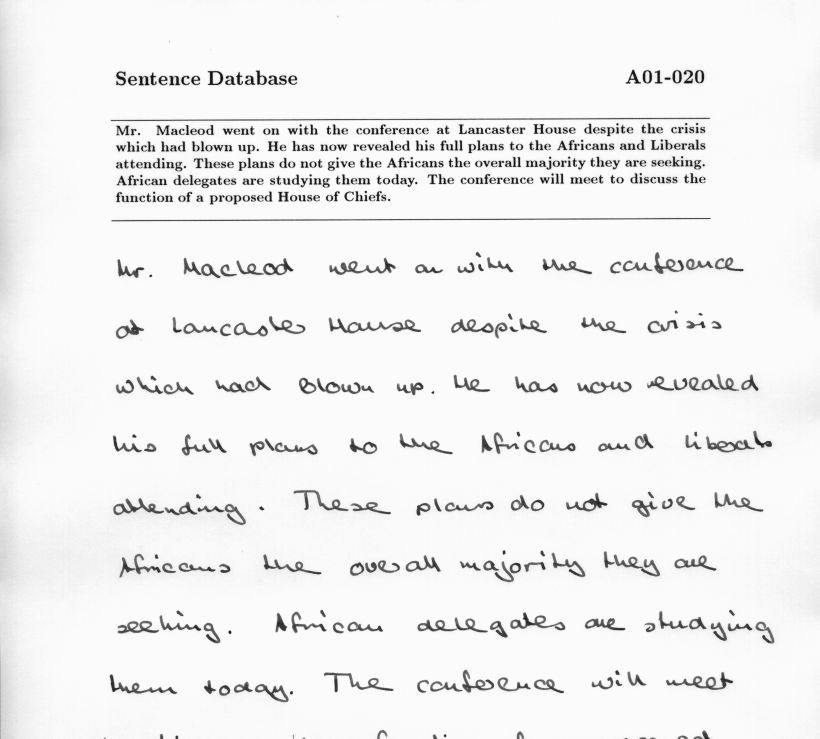
#> input picture docker/code/input.png, 2459 x 2215 px (shown at 1/3 size)
$ python -i post_processing.py   (imports and definitions only)
#> lines starting #> are read from the running program, lines starting #| are printed output that depends on the picture; after the words box and inside, x2 and y2 are one past the last pixel; in counts of white or black regions, pixels touching at a corner belong together
#> further down, picture is the input picture: shape (2215, 2459, 3); min 17, max 251, mean 240.5
### dataset_generation/printedsci2segmentation/img_utils.py
import cv2

from scipy import ndimage
from skimage import img_as_float, img_as_ubyte
from skimage.color import rgb2gray, gray2rgb
from skimage.filters import threshold_sauvola

def getbinim(image):
    if len(image.shape) == 3:
        image = rgb2gray(image)
    thresh_sauvola = threshold_sauvola(image, window_size=25)
    return img_as_float(image < thresh_sauvola)


# [7 lines left out: function convert, not called in this run]

### dataset_generation/printedsci2segmentation/post_processing.py
# From https://github.com/lucasb-eyer/pydensecrf


import numpy as np
import pydensecrf.densecrf as dcrf
from pydensecrf.utils import (unary_from_labels)
from skimage import img_as_float, img_as_ubyte
from skimage.color import gray2rgb
import cv2
from img_utils import *

"""
Function which returns the labelled image after applying CRF

"""


# [6 lines of commented-out code are left out]

# [66 lines left out: functions crf, max_rgb_filter, not called in this run]

def remove_lines(image):
        gray = img_as_ubyte(image)
        edges = cv2.Canny(gray, 50, 150, apertureSize=3)
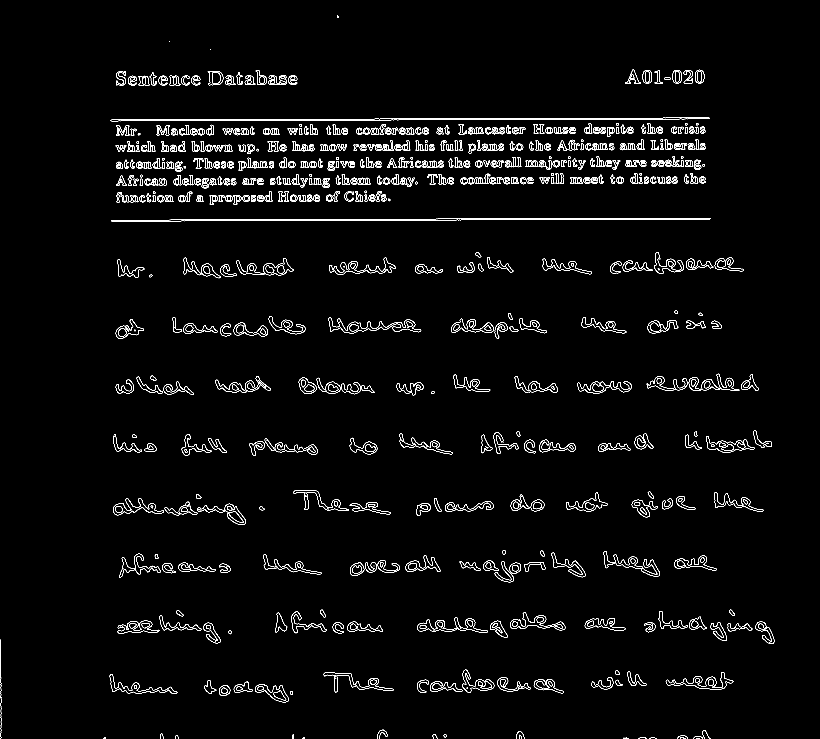
#> edges: shape (2215, 2459) (shown at 1/3 size); 1.9% white in thin lines or dots
        cv2.imwrite('edges-50-150.jpg', edges)
        minLineLength = 100

        lines = cv2.HoughLinesP(image=edges, rho=1, theta=np.pi / 180, threshold=100, lines=np.array([]),
                                minLineLength=minLineLength, maxLineGap=10)
#> lines = 244 rows, first 6: [1370, 659, 1660, 659], [846, 357, 1124, 357], [334, 359, 562, 359], [1484, 358, 1773, 358], [1026, 657, 1312, 657], [336, 660, 510, 660]
        print("done")
        a, b, c = lines.shape
#> a = 244; b = 1; c = 4
        for i in range(a):
            x = lines[i][0][0] - lines[i][0][2]
            y = lines[i][0][1] - lines[i][0][3]
            if x != 0:
                if abs(y / x) < 1:
                    cv2.line(gray, (lines[i][0][0], lines[i][0][1]), (lines[i][0][2], lines[i][0][3]), (255, 255, 255),
                             1, cv2.LINE_AA)
#> this loop made 244 passes
#> (x, y) on passes 1 to 3: (-290, 0), (-278, 0), (-228, 0)

        se = cv2.getStructuringElement(cv2.MORPH_ELLIPSE, (3, 3))
#> se = [[0, 1, 0], [1, 1, 1], [0, 1, 0]]
        gray = cv2.morphologyEx(gray, cv2.MORPH_CLOSE, se)
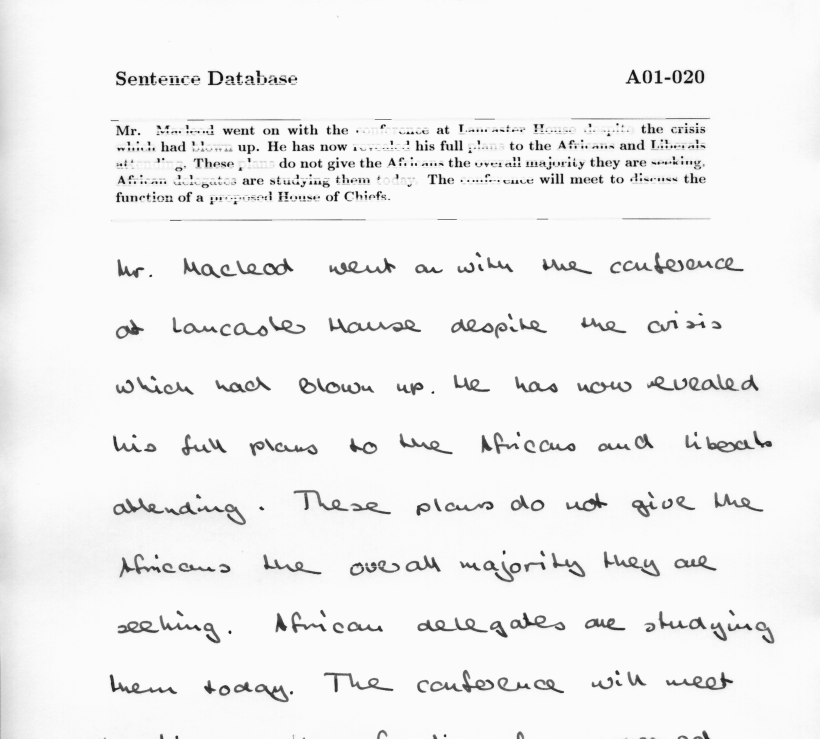
#> gray: shape (2215, 2459, 3) (shown at 1/3 size); min 17, max 255, mean 241.9
        return getbinim(img_as_float(gray))
#> in getbinim, `thresh_sauvola = threshold_sauvola(image, window_size=25)`:
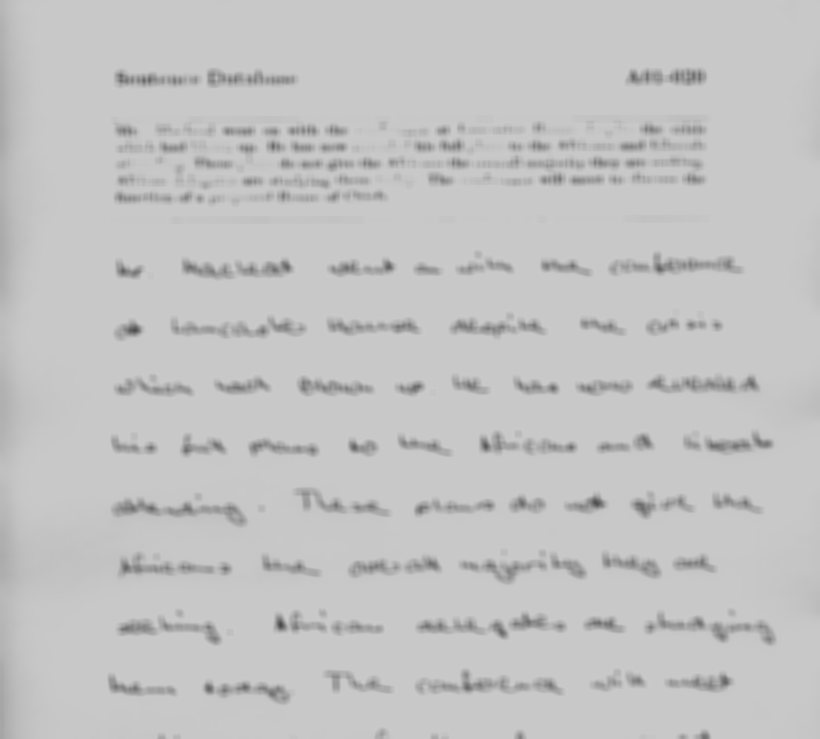
#> thresh_sauvola: shape (2215, 2459) float64 (shown at 1/3 size); min 0.285, max 0.796, mean 0.767
#> in getbinim, `return img_as_float(image < thresh_sauvola)`:
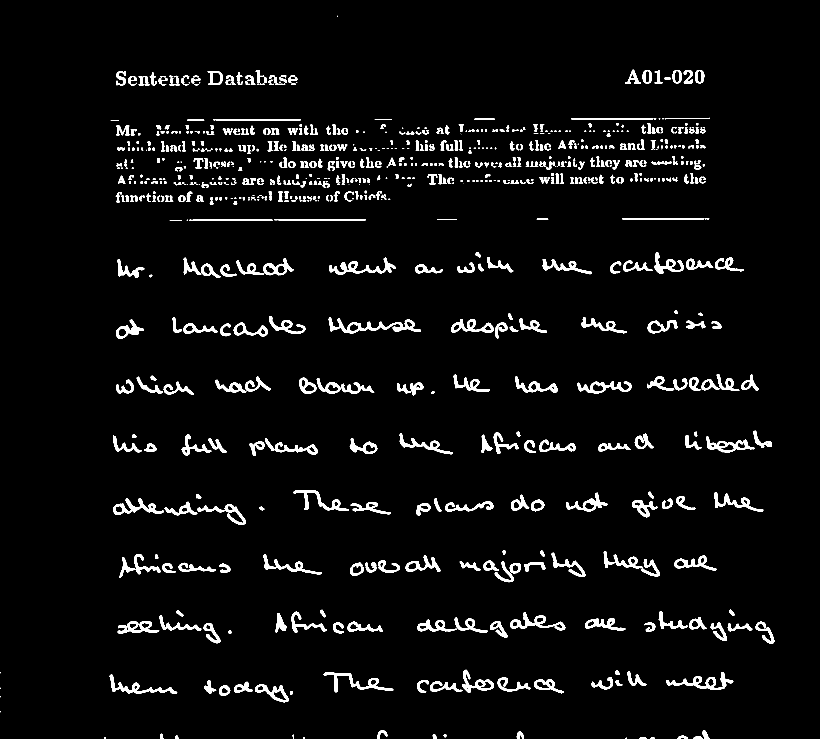
#> returned value: shape (2215, 2459) float64 (shown at 1/3 size); values 0 (black) and 1 (white), 4.1% white; 950 white regions (184 under 20 px), largest, box (x1, y1, x2, y2) and area: (986, 952, 1263, 1000) 3750, (988, 773, 1187, 825) 2845, (1998, 2016, 2200, 2070) 2820

>>> import cv2
>>> picture = cv2.imread('../../docker/code/input.png')
>>> result = remove_lines(picture)
